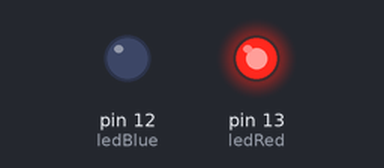
Recording of a sketch running on a simulated Arduino Uno, built with avr-gcc and run on an emulated ATmega328P. Shown: output pins drawn as LEDs (lit = HIGH).

Above: at 0.5 s.
At 4.5 s:
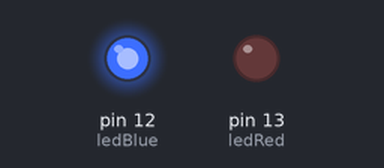
At 6.0 s:
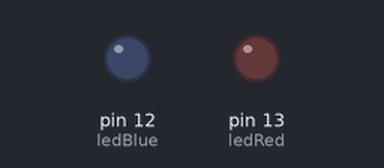
Timing chart, 0 to 9.1 s (numbered marks = the images above):
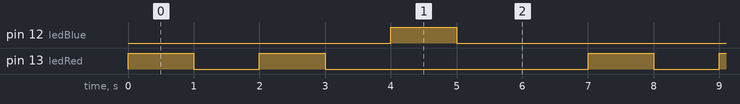

The sketch:

Rukaya.ino
```cpp
 int ledRed=13;
 int ledBlue=12;
 void setup() {
  pinMode(ledRed,OUTPUT);
  pinMode(ledBlue,OUTPUT);
  // put your setup code here, to run once:

}

void loop() {
  digitalWrite(ledRed,HIGH);
  delay(1000);
  digitalWrite(ledRed,LOW);
  delay(1000);
  // put your main code here, to run repeatedly:
  digitalWrite(ledRed,HIGH);
  delay(1000);
  digitalWrite(ledRed,LOW);
  delay(1000);
  digitalWrite(ledBlue,HIGH);
  delay(1000);
  digitalWrite(ledBlue,LOW);
  delay(2000);
}
```

Measured:
- by itself, pin 12 (ledBlue): alternates HIGH for 1.0 s and LOW for 6.0 s
- by itself, pin 13 (ledRed): repeats every 7.0 s: LOW 1.0 s, HIGH 1.0 s, LOW 4.0 s, HIGH 1.0 s
- by itself, everything shown: repeats every 7.0 s, in 6 steps
